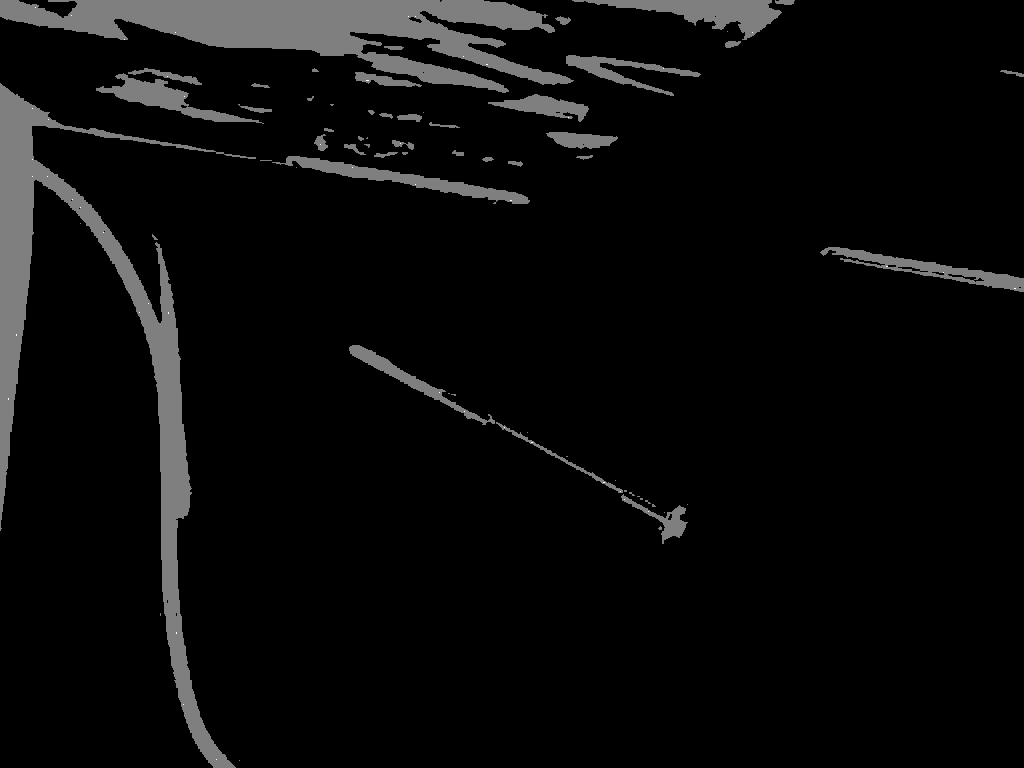
#> input picture python_tests/bw_image1.jpg, 1024 x 768 px
$ python mask_overlap.py   (older library calls are emulated)
#> lines starting #> are read from the running program, lines starting #| are printed output that depends on the picture
import cv2
import numpy as np

img1 = cv2.imread('bw_image1.jpg')
#> img1 is the input picture: shape (768, 1024, 3); min 0, max 2, mean 0.0846
img2 = cv2.imread('bw_image2.jpg')
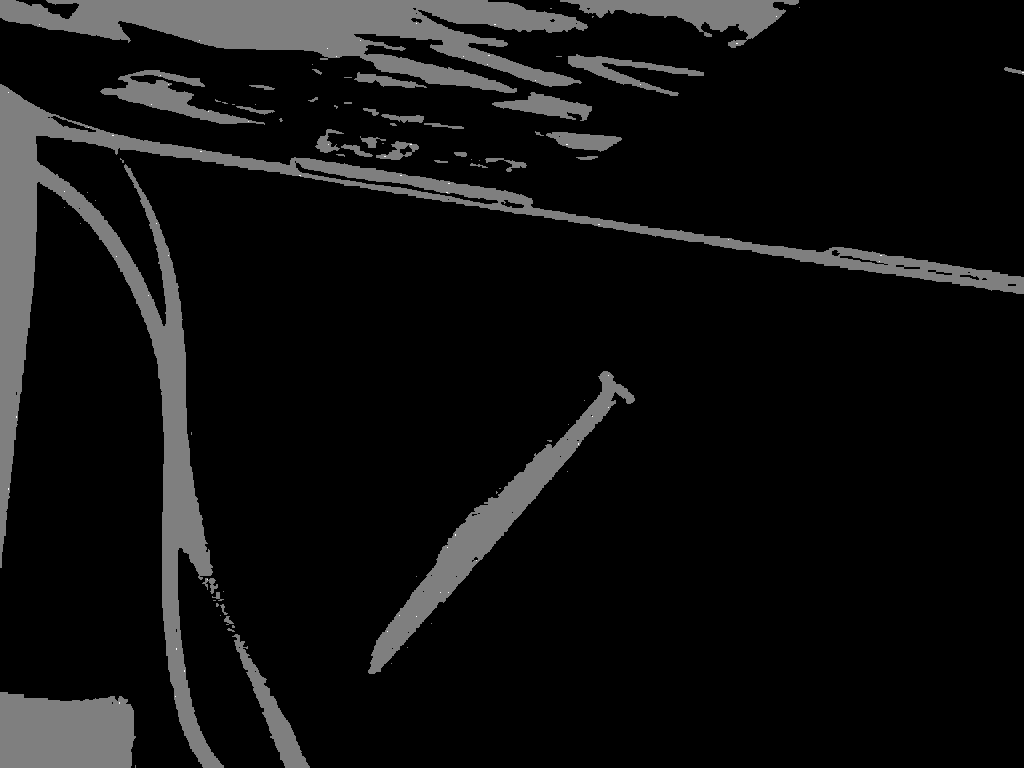
#> input picture python_tests/bw_image2.jpg, 1024 x 768 px
#> img2 is the input picture: shape (768, 1024, 3); min 0, max 2, mean 0.129
#img1_not = cv2.bitwise_not(img1)
#img2_not = cv2.bitwise_not(img2)

# overlap = img1_not * img2_not
overlap = cv2.multiply(img1, img2)
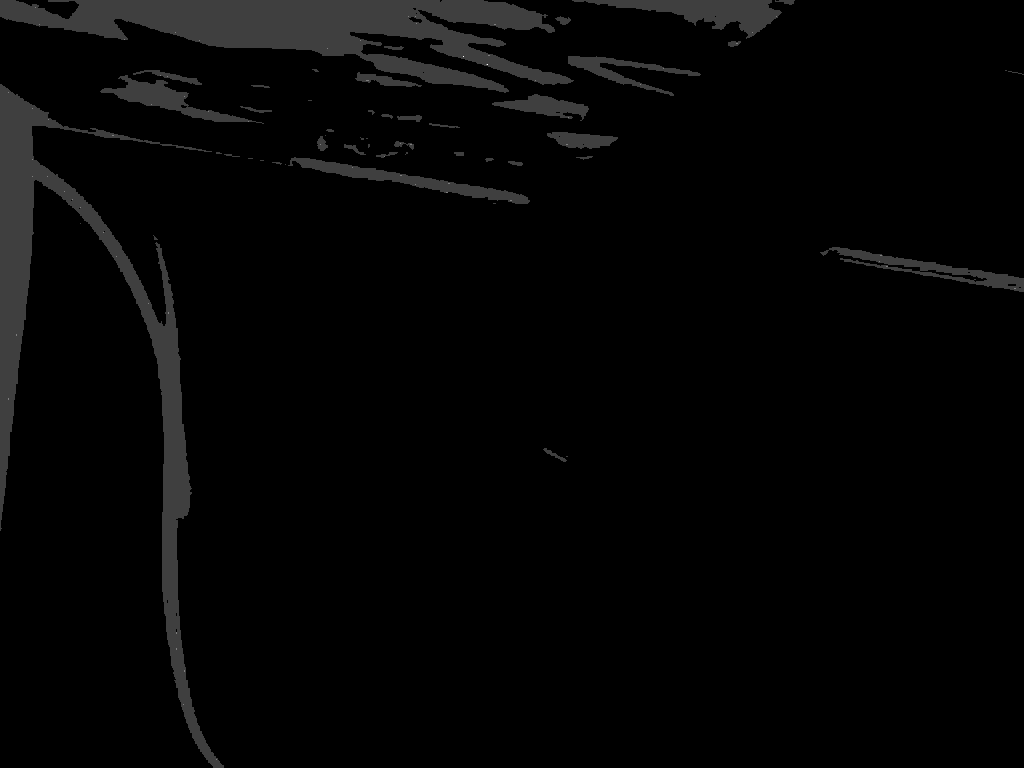
#> overlap: shape (768, 1024, 3); min 0, max 4, mean 0.0761; drawn with min black and max white
#print(np.where(overlap>0))
print(overlap)
#> (printed output is left out)
cv2.imwrite('c.png', overlap * 255)
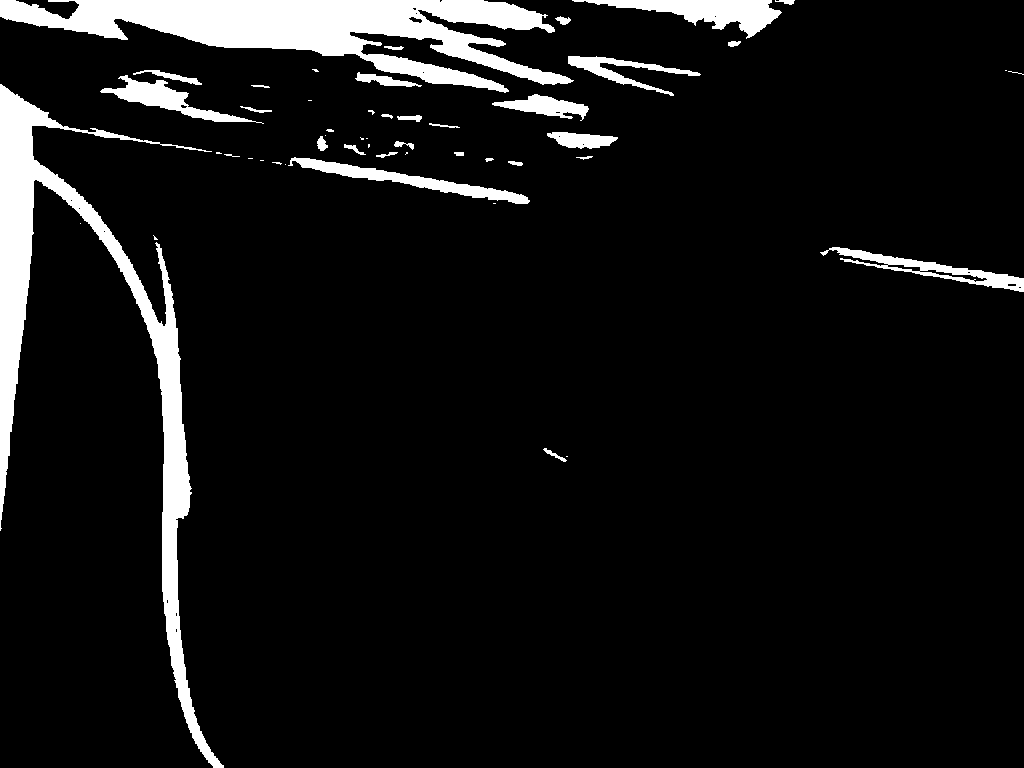
#> saved as c.png: shape (768, 1024, 3); min 0, max 255, mean 19.4

#print(overlap)


# #our target area (the black background)
# dst = np.zeros((100,100),dtype=np.int)
# src1 = dst.copy()
# src2 = dst.copy()
# src1[50:,50:] = 1 #fake of first translated image (row/col 50-end)
# src2[:70,:70] = 1 #fake of second translated image (row/col 0-70)
#
# overlap = src1+src2 #sum of both *element-wise*
#
# cv2.imwrite('a.png', src1*255) #opencv likes it's grey images span from 0-255
# cv2.imwrite('b.png', src2*255) #...
# cv2.imwrite('c.png', overlap*127) #here vals 0-2, *127 gives (almost) 255 again
#
# np.where(overlap==2) #gives you a mask with all pixels that have value 2
